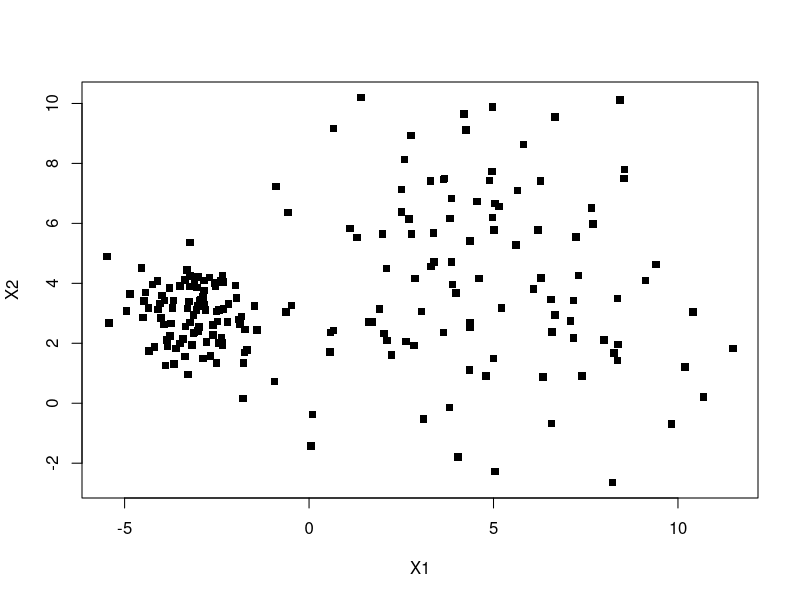
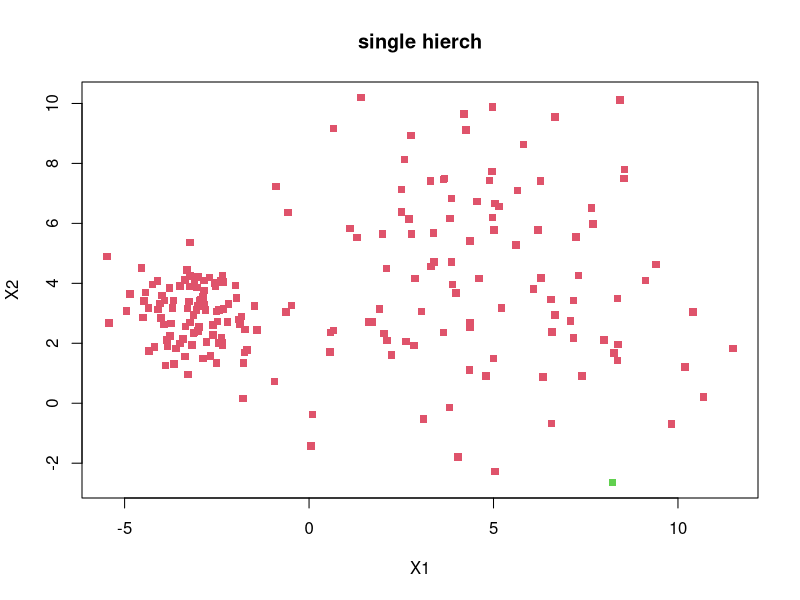

The R source for these figures, in order: (Note: this script raises an error after producing the figures.)
### Quiz 8 - Hierarchical clustering and DBSCAN 
# importing data
dcdata = read.csv("dcdata.txt", stringsAsFactors = TRUE)
target = dcdata[,3]
dcdata= dcdata[,1:2]

# Apply 1)hierarchical clustering with single linkage
#       2)hierarchical clustering with 
#       3)DBSCAN with minPts=5 and for eps 0.75, 1.00, 1.25, 1.50
#       4)k-Means with 2 clusters
# Which algorithms are separate the data properly.


plot(dcdata,pch=15)
d = dist(dcdata)
hc_single = hclust(d, method = "single")
clusters_single = cutree(hc_single, k = 2)
plot(dcdata, col=clusters_single+1, pch=15, main="single hierch")
acc_h_single = Accuracy(clusters_single,target)

hc_complete = hclust(d, method = "complete")
clusters_complete= cutree(hc_complete, k = 2)
plot(dcdata, col=clusters_complete+1, pch=15, main="complete hierch")
acc_h_complete = Accuracy(clusters_complete,target)

library(dbscan)
# apply DBSCAN on our data and create our model , radius = eps , minPts = min points
model = dbscan(dcdata, eps = 0.75, minPts = 5)
plot(dcdata, col=model$cluster+1, pch=15, main="DBSCAN(eps = 0.75, minPts = 5)")
acc_DB_0_75 = Accuracy(model$cluster,target)



model = dbscan(dcdata, eps = 1, minPts = 5)
plot(dcdata, col=model$cluster+1, pch=15, main="DBSCAN(eps = 1, minPts = 5)")
acc_DB_1 = Accuracy(model$cluster,target)
model = dbscan(dcdata, eps = 1.25, minPts = 5)
plot(dcdata, col=model$cluster+1, pch=15, main="DBSCAN(eps = 1.25, minPts = 5)")
acc_DB_1_25 = Accuracy(model$cluster,target)
model = dbscan(dcdata, eps = 1.5, minPts = 5)
plot(dcdata, col=model$cluster+1, pch=15, main="DBSCAN(eps = 1.5, minPts = 5)")
acc_DB_1_5 = Accuracy(model$cluster,target)

#k-means
model = kmeans(dcdata, centers = 2)
plot(dcdata, col=model$cluster+1, pch=15, main="k-means)")
acc_kmean = Accuracy(model$cluster,target)
# Answer (from plot): Hierarchical clustering with complete linkage and k-Means

# For Hierarchical clustering (single link) with 2 clusters, find Accuracy
hc_single = hclust(d, method = "single")
clusters_single = cutree(hc_single, k = 2)
acc = Accuracy(clusters_single,target)
plot(dcdata, col=clusters_single+1, pch=15, main="single hierch")
# For Hierarchical clustering (complete link) with 2 clusters, find Accuracy
library(MLmetrics)
acc = Accuracy(clusters_complete,target)
plot(dcdata, col=clusters_complete+1, pch=15, main="single hierch")
